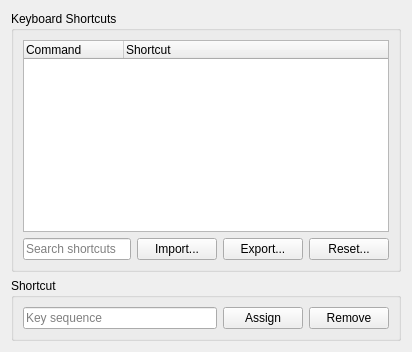
     <widget class="QWidget" name="tabKeyboard">
      <property name="whatsThis">
       <string>&lt;p&gt;&lt;b&gt;Keyboard Shortcuts&lt;/b&gt;&lt;/p&gt;&lt;p&gt;Select a command, click Key Sequence, press the desired key combination, then choose Assign. Remove clears the selected command's shortcut. Import replaces the shortcut list; Export writes the current list immediately. Choose OK in Preferences to save changes.&lt;/p&gt;</string>
      </property>
      <attribute name="title">
       <string>Keyboard</string>
      </attribute>
      <layout class="QVBoxLayout" name="verticalLayout_2">
       <item>
        <layout class="QHBoxLayout" name="horizontalLayout_4">
         <item>
          <layout class="QVBoxLayout" name="verticalLayout_5">
           <item>
            <widget class="QGroupBox" name="groupBox">
             <property name="title">
              <string>Keyboard Shortcuts</string>
             </property>
             <layout class="QVBoxLayout" name="verticalLayout_6">
              <item>
               <widget class="QTreeWidget" name="commandList">
                <property name="accessibleName">
                 <string>Commands and Keyboard Shortcuts</string>
                </property>
                <property name="toolTip">
                 <string>Select the command whose keyboard shortcut you want to change.</string>
                </property>
                <property name="rootIsDecorated">
                 <bool>true</bool>
                </property>
                <property name="uniformRowHeights">
                 <bool>true</bool>
                </property>
                <column>
                 <property name="text">
                  <string>Command</string>
                 </property>
                </column>
                <column>
                 <property name="text">
                  <string>Shortcut</string>
                 </property>
                </column>
               </widget>
              </item>
              <item>
               <layout class="QHBoxLayout" name="horizontalLayout_9">
                <item>
                 <widget class="QLineEdit" name="KeyboardFilterEdit">
                  <property name="accessibleName">
                   <string>Filter Commands</string>
                  </property>
                  <property name="toolTip">
                   <string>Filter commands by name or shortcut.</string>
                  </property>
                  <property name="placeholderText">
                   <string>Search shortcuts</string>
                  </property>
                 </widget>
                </item>
                <item>
                 <widget class="QPushButton" name="shortcutsImport">
                  <property name="toolTip">
                   <string>Replace keyboard shortcuts with assignments from a text file.</string>
                  </property>
                  <property name="text">
                   <string>Import...</string>
                  </property>
                 </widget>
                </item>
                <item>
                 <widget class="QPushButton" name="shortcutsExport">
                  <property name="toolTip">
                   <string>Save the current keyboard shortcuts to a text file immediately.</string>
                  </property>
                  <property name="text">
                   <string>Export...</string>
                  </property>
                 </widget>
                </item>
                <item>
                 <widget class="QPushButton" name="shortcutsReset">
                  <property name="toolTip">
                   <string>Restore the default keyboard shortcuts after confirmation.</string>
                  </property>
                  <property name="text">
                   <string>Reset...</string>
                  </property>
                 </widget>
                </item>
               </layout>
              </item>
             </layout>
            </widget>
           </item>
           <item>
            <layout class="QHBoxLayout" name="horizontalLayout_6"/>
           </item>
           <item>
            <widget class="QGroupBox" name="shortcutGroup">
             <property name="title">
              <string>Shortcut</string>
             </property>
             <layout class="QHBoxLayout" name="horizontalLayout_5">
              <item>
               <widget class="QLineEdit" name="shortcutEdit">
                <property name="placeholderText">
                 <string>Key sequence</string>
                </property>
                <property name="accessibleName">
                 <string>Key Sequence</string>
                </property>
                <property name="whatsThis">
                 <string>&lt;p&gt;&lt;b&gt;Key Sequence&lt;/b&gt;&lt;/p&gt;&lt;p&gt;Click here and press the key combination you want to assign. Function keys, including F1, are recorded as shortcut candidates in this field. Use the Help button for guidance. Assign asks before replacing a shortcut already used by another command.&lt;/p&gt;</string>
                </property>
                <property name="toolTip">
                 <string>Press the key combination to assign, then choose Assign.</string>
                </property>
               </widget>
              </item>
              <item>
               <widget class="QPushButton" name="shortcutAssign">
                <property name="toolTip">
                 <string>Assign the entered key combination to the selected command.</string>
                </property>
                <property name="text">
                 <string>Assign</string>
                </property>
               </widget>
              </item>
              <item>
               <widget class="QPushButton" name="shortcutRemove">
                <property name="toolTip">
                 <string>Clear the selected command's keyboard shortcut.</string>
                </property>
                <property name="text">
                 <string>Remove</string>
                </property>
               </widget>
              </item>
             </layout>
             <zorder>shortcutEdit</zorder>
             <zorder>shortcutAssign</zorder>
             <zorder>shortcutRemove</zorder>
            </widget>
           </item>
          </layout>
         </item>
         <item>
          <layout class="QVBoxLayout" name="verticalLayout_4"/>
         </item>
        </layout>
       </item>
      </layout>
     </widget>
